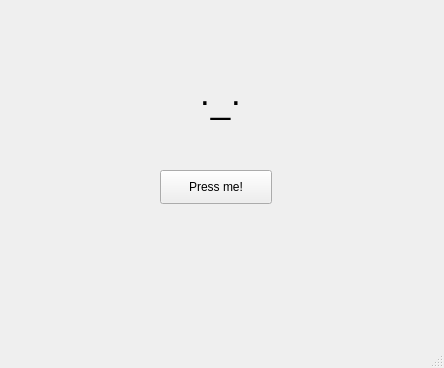
<?xml version="1.0" encoding="UTF-8"?>
<ui version="4.0">
 <class>MainWindow</class>
 <widget class="QMainWindow" name="MainWindow">
  <property name="geometry">
   <rect>
    <x>0</x>
    <y>0</y>
    <width>444</width>
    <height>368</height>
   </rect>
  </property>
  <property name="windowTitle">
   <string>MainWindow</string>
  </property>
  <widget class="QWidget" name="centralwidget">
   <widget class="QLabel" name="label">
    <property name="geometry">
     <rect>
      <x>70</x>
      <y>70</y>
      <width>301</width>
      <height>61</height>
     </rect>
    </property>
    <property name="font">
     <font>
      <pointsize>26</pointsize>
     </font>
    </property>
    <property name="layoutDirection">
     <enum>Qt::LeftToRight</enum>
    </property>
    <property name="text">
     <string>·_·</string>
    </property>
    <property name="alignment">
     <set>Qt::AlignCenter</set>
    </property>
   </widget>
   <widget class="QPushButton" name="pushButton">
    <property name="geometry">
     <rect>
      <x>160</x>
      <y>170</y>
      <width>112</width>
      <height>34</height>
     </rect>
    </property>
    <property name="text">
     <string>Press me!</string>
    </property>
   </widget>
  </widget>
  <widget class="QStatusBar" name="statusbar"/>
 </widget>
 <resources/>
 <connections/>
</ui>
